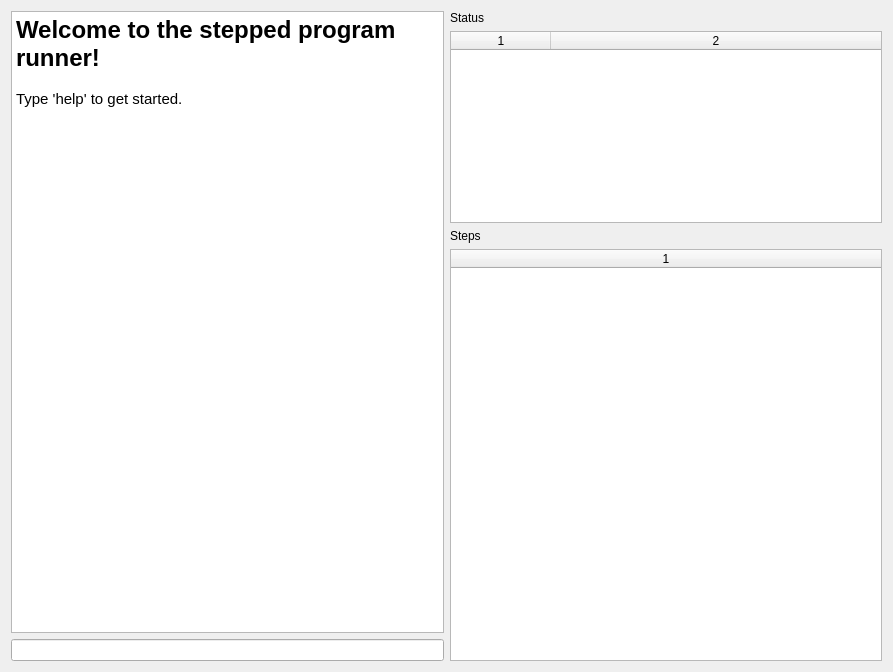
<?xml version="1.0" encoding="UTF-8"?>
<ui version="4.0">
 <class>main_program</class>
 <widget class="QWidget" name="main_program">
  <property name="geometry">
   <rect>
    <x>0</x>
    <y>0</y>
    <width>893</width>
    <height>672</height>
   </rect>
  </property>
  <property name="windowTitle">
   <string>Stepped Program Runner</string>
  </property>
  <layout class="QGridLayout" name="gridLayout_2">
   <item row="0" column="0">
    <layout class="QHBoxLayout" name="horizontalLayout">
     <item>
      <layout class="QVBoxLayout" name="verticalLayout_2" stretch="0,0">
       <item>
        <widget class="QTextEdit" name="text_display">
         <property name="focusPolicy">
          <enum>Qt::NoFocus</enum>
         </property>
         <property name="readOnly">
          <bool>true</bool>
         </property>
         <property name="html">
          <string>&lt;!DOCTYPE HTML PUBLIC &quot;-//W3C//DTD HTML 4.0//EN&quot; &quot;http://www.w3.org/TR/REC-html40/strict.dtd&quot;&gt;
&lt;html&gt;&lt;head&gt;&lt;meta name=&quot;qrichtext&quot; content=&quot;1&quot; /&gt;&lt;style type=&quot;text/css&quot;&gt;
p, li { white-space: pre-wrap; }
&lt;/style&gt;&lt;/head&gt;&lt;body style=&quot; font-family:'Ubuntu'; font-size:11pt; font-weight:400; font-style:normal;&quot;&gt;
&lt;p style=&quot; margin-top:0px; margin-bottom:0px; margin-left:0px; margin-right:0px; -qt-block-indent:0; text-indent:0px;&quot;&gt;&lt;span style=&quot; font-size:18pt; font-weight:600;&quot;&gt;Welcome to the stepped program runner!&lt;/span&gt;&lt;/p&gt;
&lt;p style=&quot;-qt-paragraph-type:empty; margin-top:0px; margin-bottom:0px; margin-left:0px; margin-right:0px; -qt-block-indent:0; text-indent:0px;&quot;&gt;&lt;br /&gt;&lt;/p&gt;
&lt;p style=&quot; margin-top:0px; margin-bottom:0px; margin-left:0px; margin-right:0px; -qt-block-indent:0; text-indent:0px;&quot;&gt;Type 'help' to get started.&lt;/p&gt;
&lt;p style=&quot;-qt-paragraph-type:empty; margin-top:0px; margin-bottom:0px; margin-left:0px; margin-right:0px; -qt-block-indent:0; text-indent:0px;&quot;&gt;&lt;br /&gt;&lt;/p&gt;&lt;/body&gt;&lt;/html&gt;</string>
         </property>
        </widget>
       </item>
       <item>
        <widget class="LineEdit" name="input_line">
         <property name="alignment">
          <set>Qt::AlignBottom|Qt::AlignLeading|Qt::AlignLeft</set>
         </property>
        </widget>
       </item>
      </layout>
     </item>
     <item>
      <layout class="QVBoxLayout" name="verticalLayout" stretch="0,0,0,0">
       <item>
        <widget class="QLabel" name="label">
         <property name="text">
          <string>Status</string>
         </property>
        </widget>
       </item>
       <item>
        <widget class="QTableWidget" name="status_table">
         <property name="enabled">
          <bool>true</bool>
         </property>
         <property name="sizePolicy">
          <sizepolicy hsizetype="Expanding" vsizetype="Minimum">
           <horstretch>0</horstretch>
           <verstretch>0</verstretch>
          </sizepolicy>
         </property>
         <property name="minimumSize">
          <size>
           <width>100</width>
           <height>30</height>
          </size>
         </property>
         <property name="columnCount">
          <number>2</number>
         </property>
         <attribute name="horizontalHeaderDefaultSectionSize">
          <number>100</number>
         </attribute>
         <attribute name="horizontalHeaderStretchLastSection">
          <bool>true</bool>
         </attribute>
         <attribute name="verticalHeaderVisible">
          <bool>false</bool>
         </attribute>
         <column/>
         <column/>
        </widget>
       </item>
       <item>
        <widget class="QLabel" name="label_2">
         <property name="text">
          <string>Steps</string>
         </property>
        </widget>
       </item>
       <item>
        <widget class="QTableWidget" name="step_table">
         <property name="sizePolicy">
          <sizepolicy hsizetype="Expanding" vsizetype="Expanding">
           <horstretch>0</horstretch>
           <verstretch>1</verstretch>
          </sizepolicy>
         </property>
         <property name="columnCount">
          <number>1</number>
         </property>
         <attribute name="horizontalHeaderStretchLastSection">
          <bool>true</bool>
         </attribute>
         <column/>
        </widget>
       </item>
      </layout>
     </item>
    </layout>
   </item>
  </layout>
 </widget>
 <customwidgets>
  <customwidget>
   <class>LineEdit</class>
   <extends>QLineEdit</extends>
   <header>PyExpLabSys/apps/stepped_program_runner</header>
  </customwidget>
 </customwidgets>
 <resources/>
 <connections/>
</ui>
